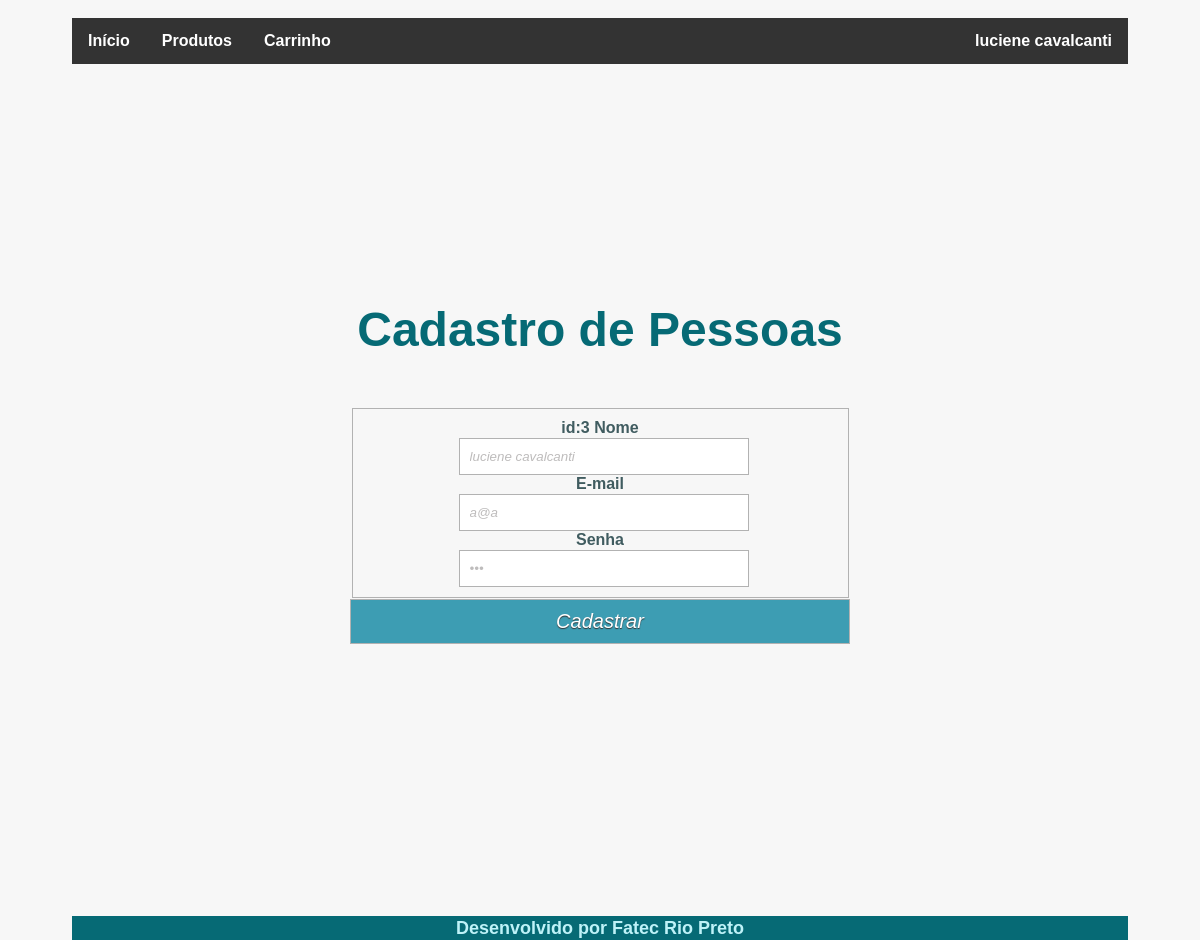
The app's page /main/mudarperfil.php (signed in) with its own data.
### tables this page shows
CREATE TABLE `pessoas` (
  `id` int(11) NOT NULL,
  `nome` varchar(200) NOT NULL,
  `email` varchar(200) NOT NULL,
  `senha` varchar(20) NOT NULL,
  `tipo` int(11) NOT NULL
);

### main/mudarperfil.php (the view, shortened to what this page needs)
<?php
require_once "topo.php";
    if (isset($_SESSION['idUsuario'])) {
    try {
        require_once "conexao.php";
        $sql = "SELECT * from pessoas where id=$_SESSION[idUsuario]";
        $resultado = $conexao->query($sql);
        $dados = $resultado->fetchAll(PDO::FETCH_ASSOC);
        foreach ($dados as $linha) {
?>
            <div class="content">
            <h3 id="titulo">Cadastro de Pessoas</h3>
            <fieldset class="form">
            <form name="form1" action="atualizarperfil.php"
            method="post">
            <label for="id">id:<?php echo $linha['id']; ?></label>
            <label for="nome">Nome</label>
            <input type="text" name="nome" required
            value="<?php echo $linha['nome']; ?>"><br>
            <label for="E-mail">E-mail</label>
            <input type="email" name="email" required
            value="<?php echo $linha['email']; ?>"><br>
            <label for="senha">Senha</label>
            <input type="password" name="senha" required
            value="<?php echo $linha['senha']; ?>"><br>
        </fieldset>
            <input class="botao" type="submit" value="Cadastrar">
            </div>
    <?php
    }
} catch (Exception $erro) {
    die("Erro: <code>" . $erro->getMessage() . "</code>");
}
}else
    echo "<p>Você não tem permissão
    para executar esta ação.</p>";
require_once "rodape.php";
?>

### main/estilos.css (style rules this page uses)
* { margin:0; padding:0; font-family: Arial,sans-serif; }
div { display: block; }
body { min-height: 560px; flex-direction: column; font-weight: bold; text-align: center; display: block; position:absolute; height:570px; top: 0px; width: 88%; padding: 18px 6% 60px 6%; margin: 0 0 35px 0; background: rgb(247, 247, 247); }
h3 { font-size: 48px; color: #066a75; padding: 2px 0 10px 0; font-family: Arial,sans-serif; font-weight: bold; text-align: center; padding-bottom: 100px; display: block; width: 100%; height: 2px; margin-top: 200px; }
label { color: #405c60; position: relative; }
.content { width: 500px; min-height: 560px; margin: 0px auto; position: relative; }
fieldset { display: inline-flex; margin-inline-start: 0px; flex-direction: column; justify-content: space-between; align-items: center; width: 95%; margin-top: 4px; padding: 10px; border: 1px solid #b2b2b2; }
.botao { width: 100%!important; cursor: pointer; background: rgb(61, 157, 179); padding: 8px 5px; color: #fff; font-size: 20px; border: 1px solid #fff; margin-bottom: 10px; text-shadow: 0 1px 1px #333; }
input { color: #bebcbc; font-style: italic; }
input { outline: none; }
input:not([type="checkbox"]) { width: 95%; margin-top: 1px; padding: 10px; border: 1px solid #b2b2b2; }

### records on screen
pessoas: id "3", nome "luciene cavalcanti", email "a@a"

### other values on screen
$_SESSION['nomeUsuario'] "luciene cavalcanti"
